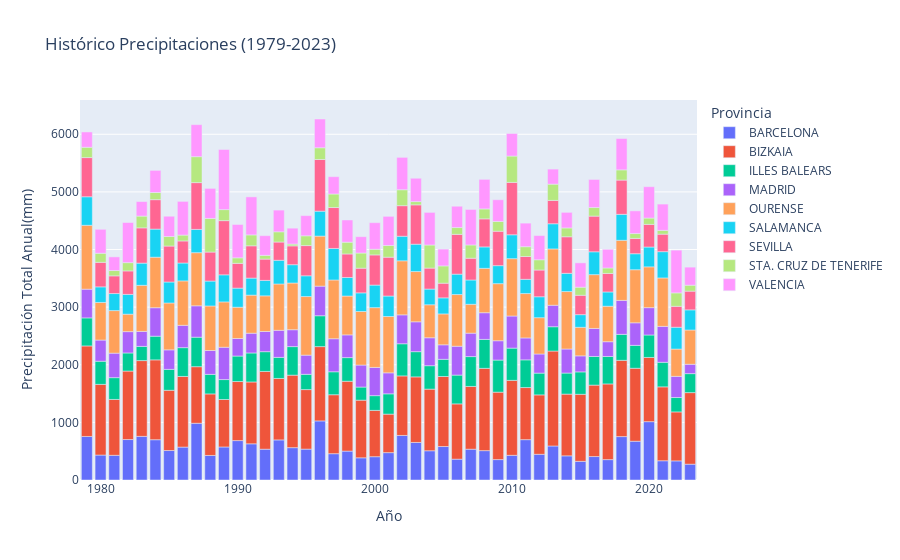

Here is the notebook cell this chart was saved with:
### Code cell
#Evolucion historica de precipitaciones en las 9 estaciones meteorológicas estudiadas entre 1979 y 2023 
px.bar(data_frame = df,
       x          = "Year",
       y          = "Precipitacion",
       title      = "Histórico Precipitaciones (1979-2023)",
       hover_data = ["Lluvia", "Hum relativa"],
       labels     = {"Year":"Año", "Precipitacion":"Precipitación Total Anual(mm)"},
       color      = "Provincia",
       
      )
